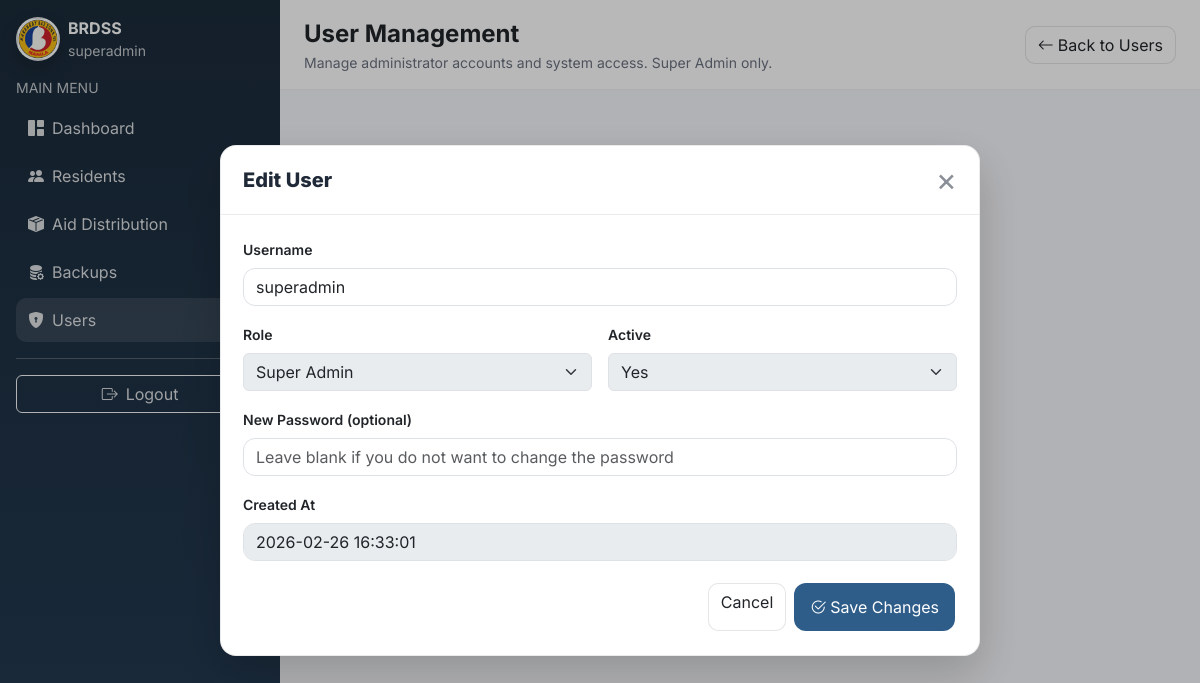
The page /users/edit_user.php?id=2 (signed in) on the database as committed earlier.
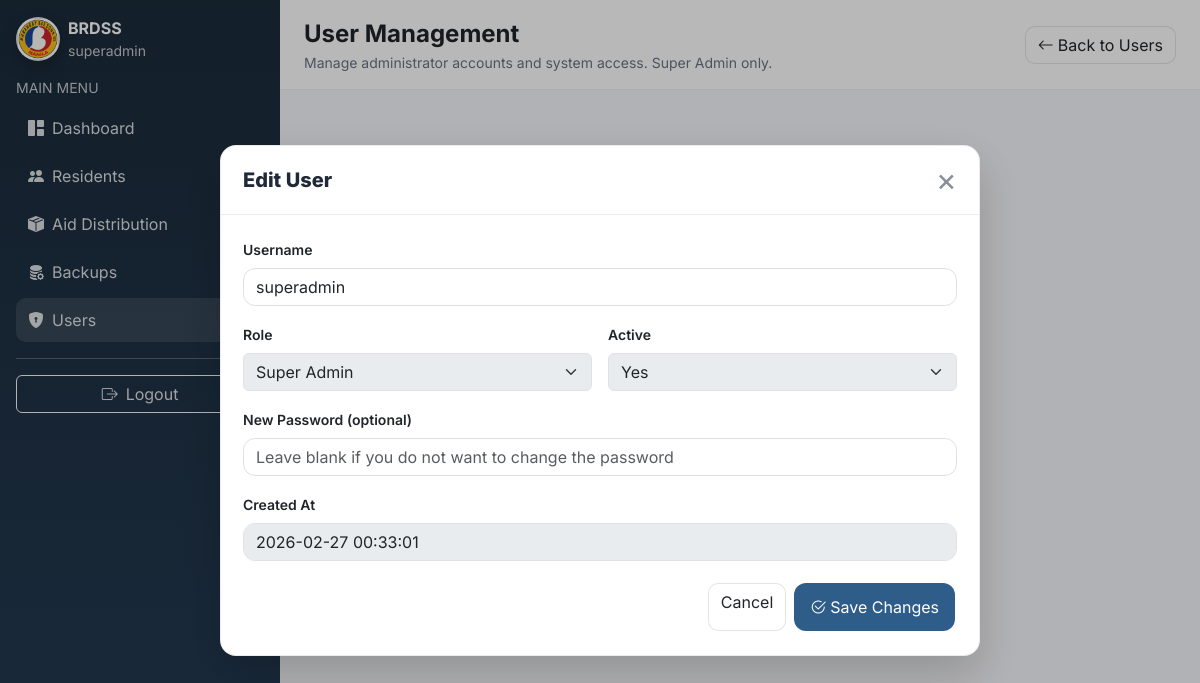
The same page on the database as committed later.
### tables this page shows
CREATE TABLE `users` (
  `user_id` int(11) NOT NULL AUTO_INCREMENT,
  `username` varchar(50) NOT NULL,
  `password_hash` varchar(255) NOT NULL,
  `full_name` varchar(120) DEFAULT NULL,
  `role` enum('super_admin','admin_staff') NOT NULL DEFAULT 'admin_staff',
  `is_active` tinyint(1) NOT NULL DEFAULT 1,
  `last_login` datetime DEFAULT NULL,
  `locked_until` datetime DEFAULT NULL,
  `created_at` timestamp NOT NULL DEFAULT current_timestamp(),
  `updated_at` timestamp NULL DEFAULT NULL ON UPDATE current_timestamp(),
  PRIMARY KEY (`user_id`),
  UNIQUE KEY `username` (`username`)
);

### users/edit_user.php (the view, shortened to what the changed rows need)
<?php
require_once "../config/db.php";
function h(mixed $s): string { return htmlspecialchars((string)$s, ENT_QUOTES, "UTF-8"); }
$username = $_SESSION["username"] ?? "User";
$userId = isset($_GET["id"]) ? (int)$_GET["id"] : 0;
$stmt = $conn->prepare("
  SELECT user_id, username, role, is_active, created_at
  FROM users
  WHERE user_id = ?
  LIMIT 1
");
$stmt->bind_param("i", $userId);
$stmt->execute();
$res = $stmt->get_result();
$user = $res->fetch_assoc();
$isProtectedSuperAdmin = ($user["role"] === "super_admin" && $user["username"] === "superadmin");
?>
<!doctype html>
<html lang="en">
<head>
  <link href="https://cdn.jsdelivr.net/npm/bootstrap@5.3.3/dist/css/bootstrap.min.css" rel="stylesheet">
  <link href="https://cdn.jsdelivr.net/npm/bootstrap-icons@1.11.3/font/bootstrap-icons.min.css" rel="stylesheet">
  <link href="../assets/css/style.css" rel="stylesheet">
</head>
<body>
<div class="layout">
  <aside class="side p-3">
    <div class="d-flex align-items-center gap-2 mb-3">
      <div>
        <div class="fw-bold">BRDSS</div>
        <div class="small opacity-75"><?= h($username) ?></div>
      </div>
    </div>
  </aside>
  <main class="content">
    <div class="overlay-wrap">
      <div class="floating-card">
        <form method="post" action="">
          <div class="floating-body">
            <div class="row g-3">
              <div class="col-12">
                <label class="form-label small fw-semibold">Username</label>
                <input
                  type="text"
                  name="username"
                  class="form-control"
                  required
                  value="<?= h($user["username"]) ?>"
                >
              </div>
              <div class="col-12 col-md-6">
                <label class="form-label small fw-semibold">Role</label>
                <select
                  name="role"
                  class="form-select"
                  <?= $isProtectedSuperAdmin ? "disabled" : "" ?>
                  required
                >
                  <option value="super_admin" <?= $user["role"] === "super_admin" ? "selected" : "" ?>>Super Admin</option>
                </select>
              </div>
              <div class="col-12 col-md-6">
                <label class="form-label small fw-semibold">Active</label>
                <select
                  name="is_active_select"
                  class="form-select"
                  onchange="document.getElementById('is_active_hidden').value = this.value"
                  <?= $isProtectedSuperAdmin ? "disabled" : "" ?>
                >
                  <option value="1" <?= (int)$user["is_active"] === 1 ? "selected" : "" ?>>Yes</option>
                </select>
              </div>
              <div class="col-12">
                <label class="form-label small fw-semibold">Created At</label>
                <input
                  type="text"
                  class="form-control"
                  value="<?= h($user["created_at"] ?? "") ?>"
                  disabled
                >
              </div>
            </div>
          </div>
        </form>
      </div>
    </div>
  </main>
</div>
</body>
</html>

Rows that differ between the two databases and show on the page:
changed users "superadmin": created_at "2026-02-26 16:33:01" → "2026-02-27 00:33:01"
